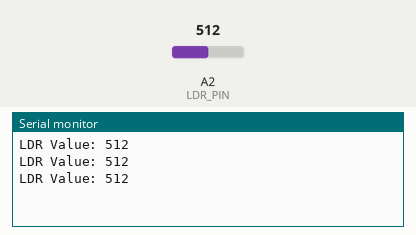
Recording of a sketch running on a simulated Arduino Uno, built with avr-gcc and run on an emulated ATmega328P. On the bench: the last lines printed to the serial monitor. Inputs (shaded band) come from the test bench; at power-on: A2 (LDR_PIN) = 512.

Above: at 1.3 s.
1.4 s: A2 (LDR_PIN) set to 716
At 1.9 s:
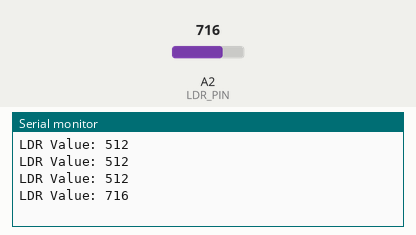
2.9 s: A2 (LDR_PIN) set to 900
At 3.4 s:
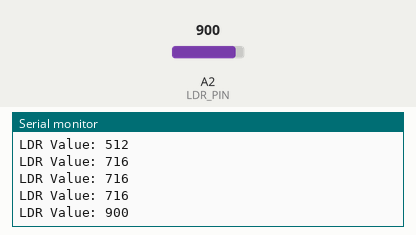
Timing chart, 0 to 5.9 s (numbered marks = the images above; inputs shaded):
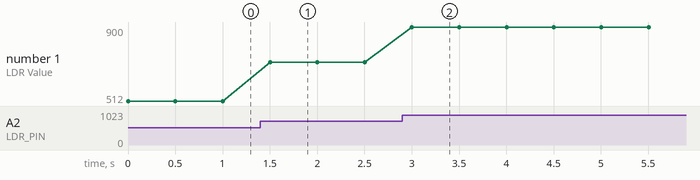

Measured:
- after the input at 1.4 s, the serial monitor: prints a new line after 0.10 s (image 1)
- after the input at 2.9 s, the serial monitor: prints a new line after 0.10 s (image 2)
- plotted number 1: 512 → 716 after the input at 1.4 s, 716 → 900 after the input at 2.9 s

The sketch:

main.ino
```cpp
/**
  Read photoresistor value and write to serial monitor
  2 APR 2025 by Blind Author
*/

#define LDR_PIN A2

void setup() {
  Serial.begin(9600);
}

void loop() {
  int ldrValue = analogRead(LDR_PIN);
  Serial.print("LDR Value: ");
  Serial.println(ldrValue);
  delay(500);
}
```
